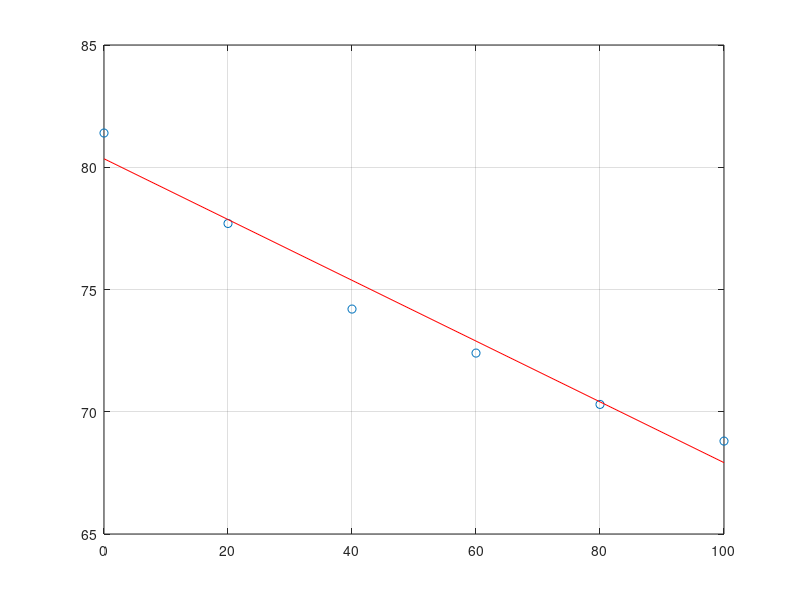

Write the MATLAB code that produced this figure.
clear
clc
x = [0 20 40 60 80 100];
y = [81.4 77.7 74.2 72.4 70.3 68.8];

n = length(x); %numero de pontos
M = 1   #grau do ajuste

for i = 1:M+1
  for j = 1:M+1
    a(i,j) = 0;
    for k =1:n
      a(i,j) += x(k)^(i+j-2);
    end
  end
  b(i) = 0;
  for k = 1:n
    b(i) += y(k)*x(k)^(i-1);
  endfor
end

a
b
c = a\b'  #resolve o sistema linear - metodo direto


#gera os pontos da curva
for i = 1:n
  g(i) = 0;
  for j=1:M+1
    g(i) += c(j)*x(i)^(j-1);
  end
end
g
plot(x,y, 'o');
grid
hold on
plot(x,g,'r');

